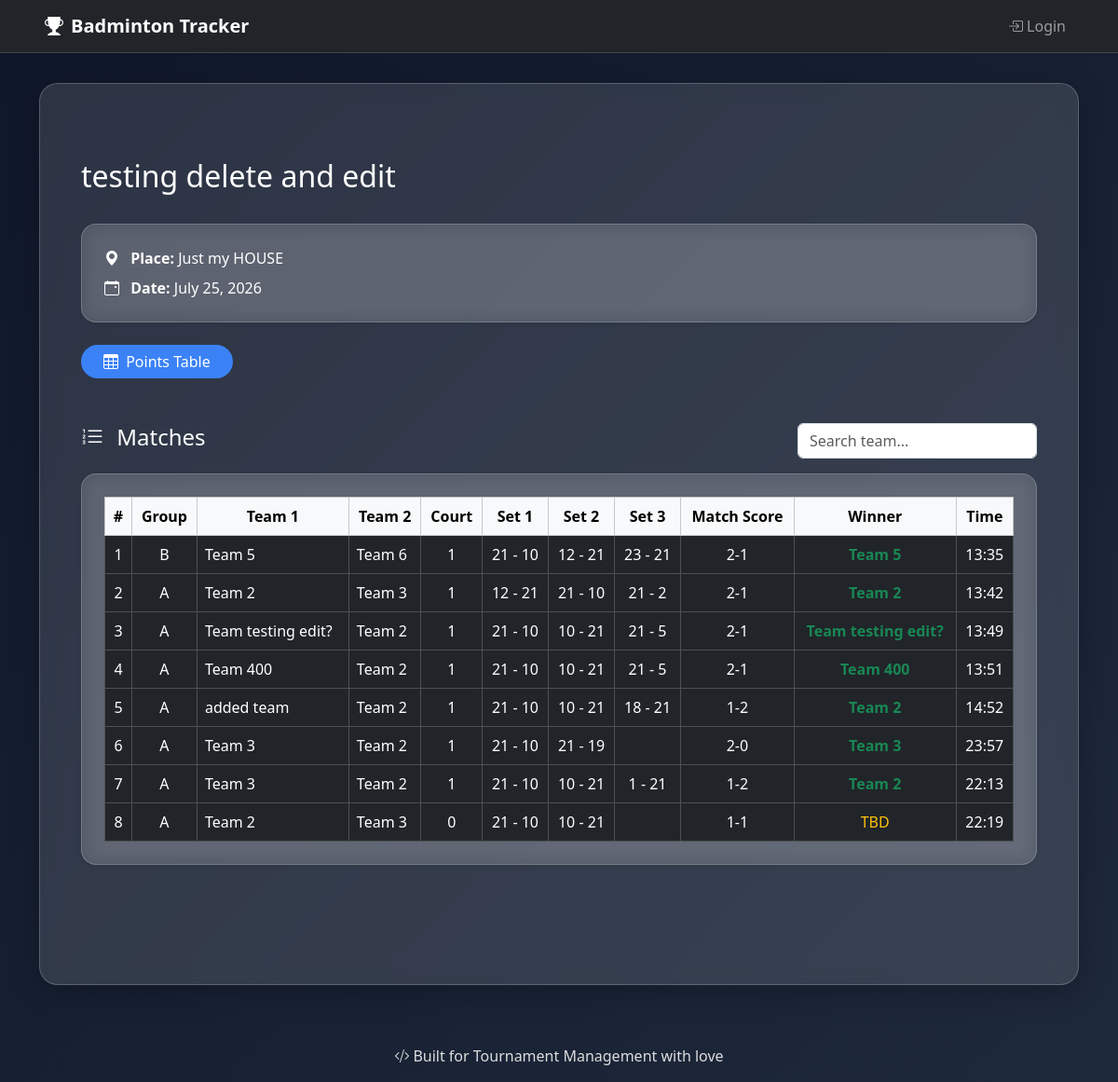
The app's page /badminton/tournament/4/matches/ with its own data.
### badminton/models.py (models this page shows, shortened)
class Tournament(models.Model):
    name = models.CharField(max_length=100)
    place = models.CharField(max_length=100)
    date = models.DateField()

class Match(models.Model):
    group = models.ForeignKey(Group, on_delete=models.CASCADE)
    court_number = models.PositiveIntegerField()
    team1 = models.ForeignKey(Team, on_delete=models.CASCADE, related_name='team1_matches')
    team2 = models.ForeignKey(Team, on_delete=models.CASCADE, related_name='team2_matches')
    set1_team1 = models.PositiveIntegerField()
    set1_team2 = models.PositiveIntegerField()
    set2_team1 = models.PositiveIntegerField(null=True, blank=True)
    set2_team2 = models.PositiveIntegerField(null=True, blank=True)
    set3_team1 = models.PositiveIntegerField(null=True, blank=True)
    set3_team2 = models.PositiveIntegerField(null=True, blank=True)
    winner = models.ForeignKey(Team, on_delete=models.SET_NULL, null=True, blank=True, related_name='matches_won')
    created_at = models.DateTimeField(auto_now_add=True)
    updated_at = models.DateTimeField(auto_now=True)
    @property
    def match_score(self):
        t1 = 0
        t2 = 0
        if self.set1_team1 > self.set1_team2:
            t1 += 1
        else:
            t2 += 1
        if self.set2_team1 is not None and self.set2_team2 is not None:
            if self.set2_team1 > self.set2_team2:
                t1 += 1
            else:
                t2 += 1
        if self.set3_team1 is not None and self.set3_team2 is not None:
            if self.set3_team1 > self.set3_team2:
                t1 += 1
            else:
                t2 += 1
        return f"{t1}-{t2}"

class Group(models.Model):
    name = models.CharField(max_length=1)
    tournament = models.ForeignKey(Tournament, on_delete=models.CASCADE, related_name='groups')

class Team(models.Model):
    name = models.CharField(max_length=100)
    group = models.ForeignKey(Group, on_delete=models.CASCADE, related_name='teams')

### badminton/views.py (the view)
# urls.py: path('tournament/<int:tournament_id>/matches/', views.view_matches, name='view_matches'),
def view_matches(request, tournament_id):
    tournament = get_object_or_404(Tournament, pk=tournament_id)
    search_query = request.GET.get('search', '').strip()
    matches = Match.objects.filter(group__tournament=tournament)
    if search_query:
        matches = matches.filter(
            Q(team1__name__icontains=search_query) |
            Q(team2__name__icontains=search_query)
        )
    matches = matches.order_by('created_at')
    for match in matches:
        match.local_time = match.created_at + timedelta(hours=5, minutes=30)
        match.local_updated_time = match.updated_at + timedelta(hours=5, minutes=30)
    return render(request, 'view_matches.html', {
        'tournament': tournament,
        'matches': matches,
        'current_tournament': tournament,
        'search_query': search_query,  # Pass it to template for form value
    })

### badminton/templates/view_matches.html (shortened to what this page needs)
{% extends 'base.html' %}
{% load tz %}
{% block content %}
<div class="container py-5">
    <div class="d-flex justify-content-between align-items-center mb-4 flex-wrap">
        <h2 class="text-white">{{ tournament.name }}</h2>
    </div>
    <div class="glass-card p-4 rounded-4 mb-4 text-white shadow-sm">
        <p class="mb-2">
            <i class="bi bi-geo-alt-fill me-2"></i>
            <strong>Place:</strong> {{ tournament.place }}
        </p>
        <p class="mb-0">
            <i class="bi bi-calendar-event me-2"></i>
            <strong>Date:</strong> {{ tournament.date|date:"F j, Y" }}
        </p>
    </div>
    <div class="d-flex flex-wrap gap-3 mb-4">
        <a href="{% url 'tournament_detail' tournament.id %}" class="btn btn-primary btn-glow rounded-pill px-4">
            <i class="bi bi-table me-1"></i> Points Table
        </a>
    </div>
    <div class="d-flex justify-content-between align-items-center mb-3 mt-5 flex-wrap">
        <h4 class="text-white mb-2">
            <i class="bi bi-list-ol me-2"></i> Matches
        </h4>
        <input type="text" id="matchSearch" class="form-control w-auto" placeholder="Search team..." oninput="filterMatches()">
    </div>
    <div class="glass-card p-4 rounded-4 shadow-sm text-white mb-5">
        <div class="table-responsive">
            <table class="table table-dark table-bordered table-hover align-middle text-center mb-0" id="matchesTable">
                <thead class="table-light text-dark">
                    <tr>
                        <th>#</th>
                        <th>Group</th>
                        <th>Team 1</th>
                        <th>Team 2</th>
                        <th>Court</th>
                        <th>Set 1</th>
                        <th>Set 2</th>
                        <th>Set 3</th>
                        <th>Match Score</th>
                        <th>Winner</th>
                        <th>Time</th>
                    </tr>
                </thead>
                <tbody>
                    {% for match in matches %}
                        <tr class="match-row">
                            <td>{{ forloop.counter }}</td>
                            <td class="group-cell">{{ match.group.name }}</td>
                            <td class="team-cell text-start">{{ match.team1.name }}</td>
                            <td class="team-cell text-start">{{ match.team2.name }}</td>
                            <td>{{ match.court_number }}</td>
                            <td>{{ match.set1_team1 }} - {{ match.set1_team2 }}</td>
                            <td>
                                {% if match.set2_team1 is not None and match.set2_team2 is not None %}
                                    {{ match.set2_team1 }} - {{ match.set2_team2 }}
                                {% else %}
                                    <span class="text-muted">—</span>
                                {% endif %}
                            </td>
                            <td>
                                {% if match.set3_team1 is not None and match.set3_team2 is not None %}
                                    {{ match.set3_team1 }} - {{ match.set3_team2 }}
                                {% else %}
                                    <span class="text-muted">—</span>
                                {% endif %}
                            </td>
                            <td>{{ match.match_score }}</td>
                            <td>
                                {% if match.winner %}
                                    <span class="fw-bold text-success">{{ match.winner.name }}</span>
                                {% else %}
                                    <span class="text-warning">TBD</span>
                                {% endif %}
                            </td>
                            <td>
                                {{ match.local_time|time:"H:i" }}
                            </td>
                        </tr>
                    {% empty %}
                        <tr>
                            <td colspan="{% if perms.badminton.change_match %}12{% else %}11{% endif %}" class="text-center text-muted">
                                <i class="bi bi-info-circle me-1"></i> No matches recorded yet.
                            </td>
                        </tr>
                    {% endfor %}
                </tbody>
            </table>
        </div>
    </div>
</div>
{% endblock %}

### badminton/static/css/style.css (style rules this page uses)
.btn-primary { background-color: #3b82f6 !important; color: #fff !important; border: none; }
.btn-glow { transition: all 0.2s ease-in-out; box-shadow: none; transform: none; }
body { margin: 0; padding: 0; min-height: 100vh; background: linear-gradient(135deg, #0f172a, #1e293b); background-attachment: fixed; background-size: cover; font-family: 'Segoe UI', sans-serif; color: white; }
a, a:hover { color: #ffffff; text-decoration: none; }
.container { padding-top: 2rem; padding-bottom: 2rem; }
.glass-card { background: rgba(255, 255, 255, 0.12); border-radius: 20px; box-shadow: 0 8px 32px 0 rgba(0, 0, 0, 0.25); backdrop-filter: blur(10px); -webkit-backdrop-filter: blur(10px); border: 1px solid rgba(255, 255, 255, 0.2); padding: 2rem; color: #fff; position: relative; transition: transform 0.3s ease, border 0.3s ease, box-shadow 0.3s ease; }

### records on screen
Tournament: name "testing delete and edit", place "Just my HOUSE", date "July 25, 2026"
Match: group.name "B", team1.name "Team 5", team2.name "Team 6", court_number "1", set1_team1 "21", set1_team2 "10", set2_team1 "12", set2_team2 "21", set3_team1 "23", set3_team2 "21", match_score "2-1", winner.name "Team 5", local_time "13:35"
Match: group.name "A", team1.name "Team 2", team2.name "Team 3", court_number "1", set1_team1 "12", set1_team2 "21", set2_team1 "21", set2_team2 "10", set3_team1 "21", set3_team2 "2", match_score "2-1", winner.name "Team 2", local_time "13:42"
Match: group.name "A", team1.name "Team testing edit?", team2.name "Team 2", court_number "1", set1_team1 "21", set1_team2 "10", set2_team1 "10", set2_team2 "21", set3_team1 "21", set3_team2 "5", match_score "2-1", winner.name "Team testing edit?", local_time "13:49"
Match: group.name "A", team1.name "Team 400", team2.name "Team 2", court_number "1", set1_team1 "21", set1_team2 "10", set2_team1 "10", set2_team2 "21", set3_team1 "21", set3_team2 "5", match_score "2-1", winner.name "Team 400", local_time "13:51"
Match: group.name "A", team1.name "added team", team2.name "Team 2", court_number "1", set1_team1 "21", set1_team2 "10", set2_team1 "10", set2_team2 "21", set3_team1 "18", set3_team2 "21", match_score "1-2", winner.name "Team 2", local_time "14:52"
Match: group.name "A", team1.name "Team 3", team2.name "Team 2", court_number "1", set1_team1 "21", set1_team2 "10", set2_team1 "21", set2_team2 "19", match_score "2-0", winner.name "Team 3", local_time "23:57"
Match: group.name "A", team1.name "Team 3", team2.name "Team 2", court_number "1", set1_team1 "21", set1_team2 "10", set2_team1 "10", set2_team2 "21", set3_team1 "1", set3_team2 "21", match_score "1-2", winner.name "Team 2", local_time "22:13"
Match: group.name "A", team1.name "Team 2", team2.name "Team 3", court_number "0", set1_team1 "21", set1_team2 "10", set2_team1 "10", set2_team2 "21", match_score "1-1", shows "TBD", local_time "22:19"
